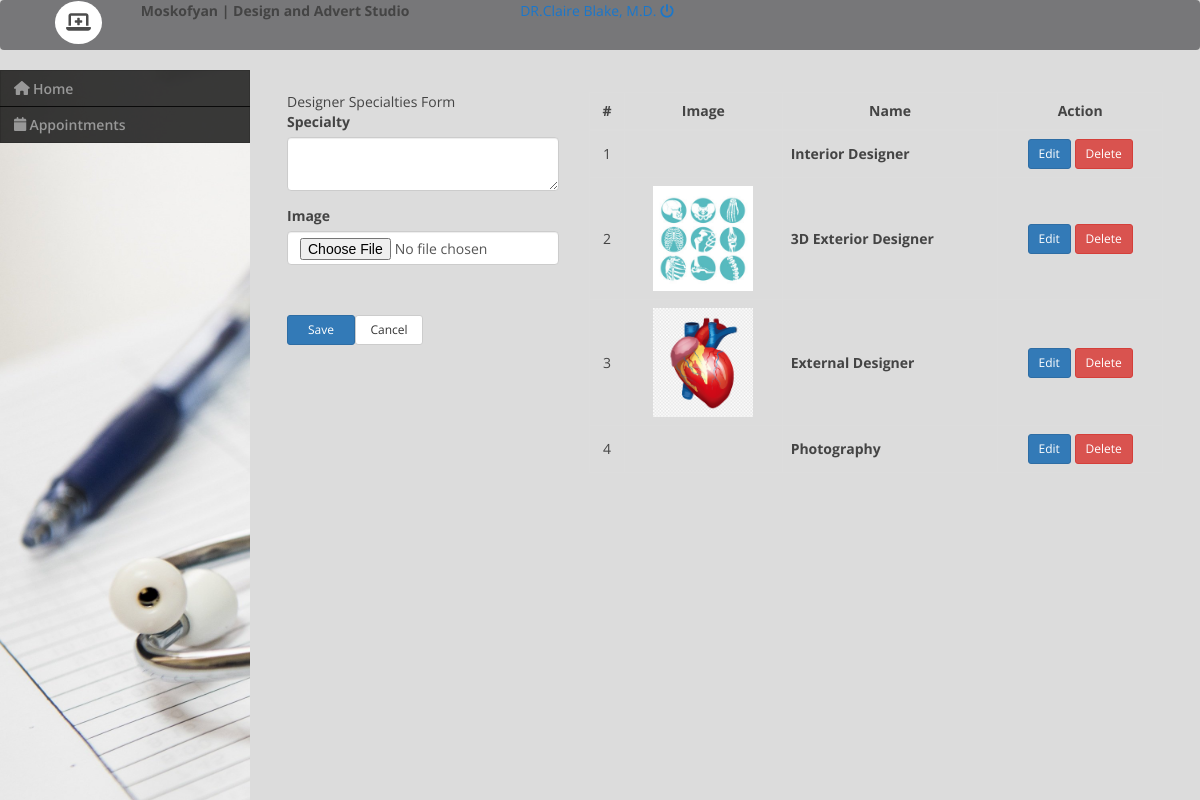
Screenshot of /admin/index.php?page=categories (signed in) with the database file from the repository.
### tables this page shows
CREATE TABLE `design_specialty` (
  `id` int(30) NOT NULL,
  `name` text NOT NULL,
  `img_path` text NOT NULL
);

### admin/categories.php (the view, shortened to what this page needs)
<?php include('db_connect.php');?>
<div class="container-fluid">
	<div class="col-lg-12">
		<div class="row">
			<div class="col-md-4">
			<form action="" id="manage-category">
				<div class="card">
					<div class="card-header">
						    Designer Specialties Form
				  	</div>
					<div class="card-body">
							<div class="form-group">
								<label class="control-label">Specialty</label>
								<textarea name="name" id="" cols="30" rows="2" class="form-control"></textarea>
							</div>
							<div class="form-group">
								<label for="" class="control-label">Image</label>
								<input type="file" class="form-control" name="img" onchange="displayImg(this,$(this))">
							</div>
							<div class="form-group">
							</div>
					</div>
					<div class="card-footer">
						<div class="row">
							<div class="col-md-12">
								<button class="btn btn-sm btn-primary col-sm-3 offset-md-3"> Save</button>
								<button class="btn btn-sm btn-default col-sm-3" type="button" onclick="_reset()"> Cancel</button>
							</div>
						</div>
					</div>
				</div>
			</form>
			</div>
			<div class="col-md-8">
				<div class="card">
					<div class="card-body">
						<table class="table table-bordered table-hover">
							<thead>
								<tr>
									<th class="text-center">#</th>
									<th class="text-center">Image</th>
									<th class="text-center">Name</th>
									<th class="text-center">Action</th>
								</tr>
							</thead>
							<tbody>
								<?php
								$i = 1;
								$cats = $conn->query("SELECT * FROM design_specialty order by id asc");
								while($row=$cats->fetch_assoc()):
								?>
								<tr>
									<td class="text-center"><?php echo $i++ ?></td>
									<td class="text-center">
										<img src="../<?php echo $row['img_path'] ?>" alt="">
									</td>
									<td class="">
										 <b><?php echo $row['name'] ?></b>
									</td>
									<td class="text-center">
										<button class="btn btn-sm btn-primary edit_cat" type="button" data-id="<?php echo $row['id'] ?>" data-name="<?php echo $row['name'] ?>" data-img_path="<?php echo $row['img_path'] ?>" >Edit</button>
										<button class="btn btn-sm btn-danger delete_cat" type="button" data-id="<?php echo $row['id'] ?>">Delete</button>
									</td>
								</tr>
								<?php endwhile; ?>
							</tbody>
						</table>
					</div>
				</div>
			</div>
		</div>
	</div>
</div>

### admin/assets/css/style.css (style rules this page uses)
body { font-family: "Open Sans", sans-serif; color: #444444; width: 100%; height: calc(100%); }

### admin/index.php (style rules this page uses)
body { background: #80808045; }

### admin/categories.php (style rules this page uses)
td { vertical-align: middle !important; }
img { max-width:100px; max-height: :150px; }

### rows the page displays
design_specialty: name "Interior Designer"
design_specialty: img_path (picture), name "3D Exterior Designer"
design_specialty: img_path (picture), name "External Designer"
design_specialty: name "Photography"
